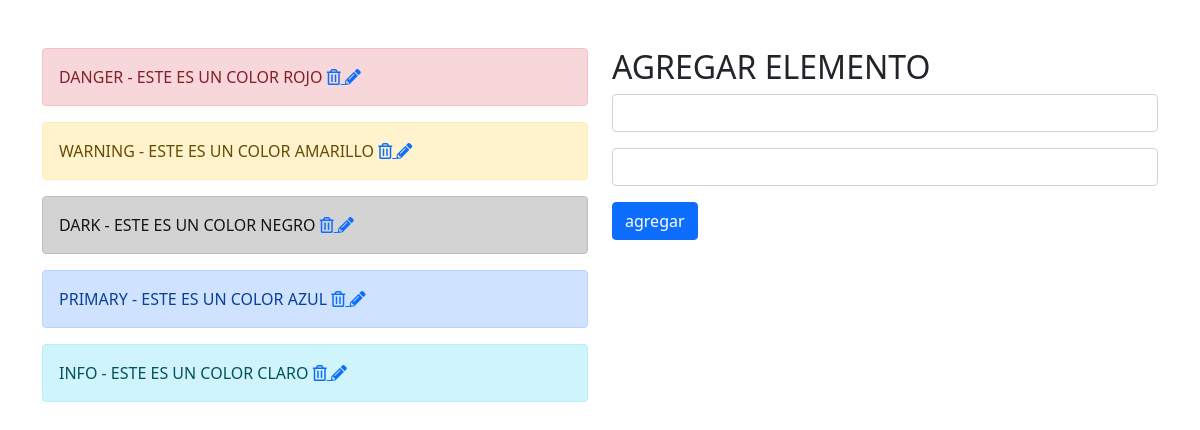
The page / on the database its author committed.
### tables this page shows
CREATE TABLE `colores` (
  `id` int(250) NOT NULL,
  `color` varchar(250) NOT NULL,
  `descripcion` varchar(250) NOT NULL
);

### index.php (the view, shortened to what this page needs)
<?php
include("conexion.php");
$sql_leer = 'SELECT * FROM `colores`';
$gsent = $pdo->prepare($sql_leer);
$gsent ->execute();
$resultado = $gsent->fetchall();
?>
<!doctype html>
<html lang="es">
  <head>
    <link href="https://cdn.jsdelivr.net/npm/bootstrap@5.0.0-beta2/dist/css/bootstrap.min.css" rel="stylesheet">
    <link rel="stylesheet" href="https://cdnjs.cloudflare.com/ajax/libs/font-awesome/5.1.0/css/all.css" />
  </head>
  <body>
  <div class="container mt-5">
   <div class="row">
  <div class="col-md-6">
  	 <?php foreach($resultado as $dato): ?>
  	 <div
  	 class="alert alert-<?php echo $dato['color'] ?> text-uppercase"
  	 role="alert" >
         <?php echo $dato['color'] ?>
         -
         <?php echo $dato['descripcion'] ?>
         <a href="eliminar.php?id=<?php echo $dato['id'] ?>" class="float-right ml-3">
         	<i class="far fa-trash-alt"></i>
         </a>
         <a href="index.php?id=<?php echo $dato['id'] ?>" class="float-right">
         	<i class="fas fa-pencil-alt"></i>
         </a>
     </div>
     <?php endforeach ?>
 </div>
     <div class="col-md-6">
     	<?php if(!$_GET):?>
     	<h2>AGREGAR ELEMENTO</h2>
     	<form method="POST">
     		<input type="text" class="form-control" name="color">
     		<input type="text" class="form-control mt-3"
     		name="descripcion">
     		<button class="btn btn-primary mt-3">agregar</button>
     	</form>
     <?php endif ?>
         </div>
     </div>
  </div>
  </body>
</html>

### rows shown on the page
colores: color "DANGER", descripcion "ESTE ES UN COLOR ROJO"
colores: color "WARNING", descripcion "ESTE ES UN COLOR AMARILLO"
colores: color "DARK", descripcion "ESTE ES UN COLOR NEGRO"
colores: color "PRIMARY", descripcion "ESTE ES UN COLOR AZUL"
colores: color "INFO", descripcion "ESTE ES UN COLOR CLARO"
